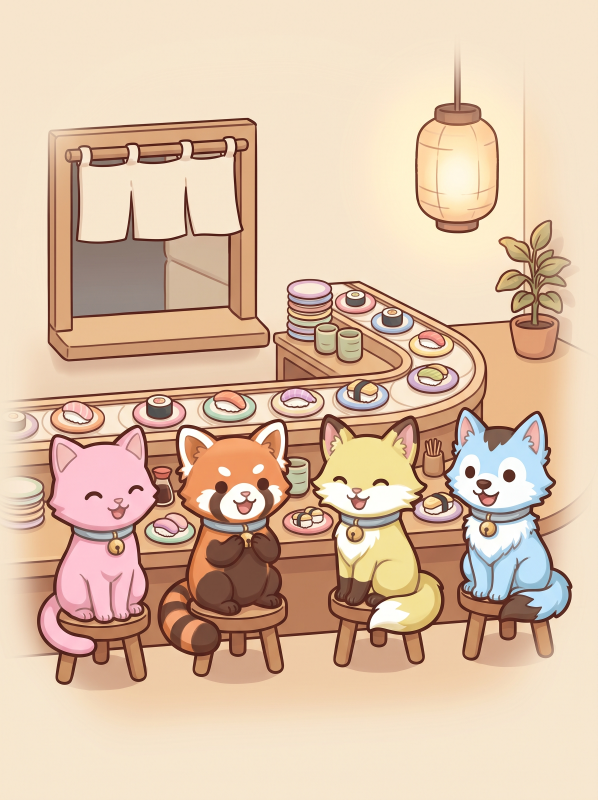
#> input picture art/raw/home/hero.jpeg, 1792 x 2400 px (shown at 1/3 size)
$ python home_art.py
#> lines starting #> are read from the running program, lines starting #| are printed output that depends on the picture
#!/usr/bin/env python3
"""Critter Café home art for the app, from the Gemini originals in art/raw/home/.

hero.jpeg -> app/src/main/res/drawable-nodpi/critter_home_hero.webp: trimmed, 1080 px wide, edges faded to
transparent so the scene blends into the home screen.
logo.jpeg -> critter_logo.png: white background removed (flood fill from the corners), trimmed, 1000 px wide.
Run from the repo root: python3 art/tools/home_art.py
"""
import sys
from pathlib import Path

import numpy as np
from PIL import Image, ImageChops, ImageDraw, ImageFilter

ROOT = Path(__file__).resolve().parents[2]
RAW = ROOT / 'art/raw/home'
OUT = ROOT / 'app/src/main/res/drawable-nodpi'


def hero():
    im = Image.open(RAW / 'hero.jpeg').convert('RGB')
#> im is the input picture: PIL image 1792x2400 RGB; mean R, G, B 221.5, 192.8, 167.5
    w0, h0 = im.size
#> w0 = 1792; h0 = 2400
    im = im.crop((0, round(h0 * 0.12), w0, round(h0 * 0.93)))  # the empty wall above the lantern, the floor below
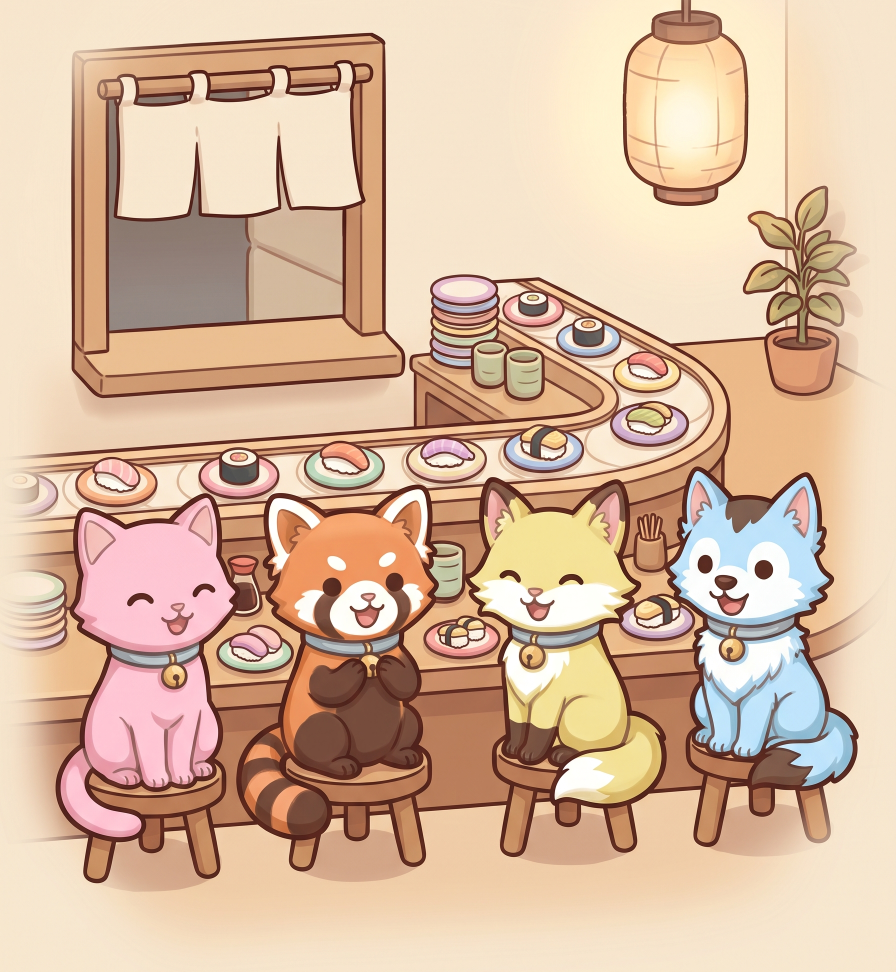
#> im: PIL image 1792x1944 RGB (shown at 1/2 size); mean R, G, B 215.5, 184.1, 158.6
    im = im.resize((1080, round(im.height * 1080 / im.width)), Image.LANCZOS)
#> im: PIL image 1080x1172 RGB
    h, w = im.height, im.width
#> h = 1172; w = 1080
    y, x = np.mgrid[0:h, 0:w]
    # oval vignette: opaque inside, fading to transparent at the edges (a squared superellipse keeps the corners soft)
    nx = (x - w / 2) / (w / 2)
    ny = (y - h / 2) / (h / 2)
    r = (nx ** 4 + ny ** 4) ** 0.25
    k = np.clip((1.0 - r) / 0.22, 0, 1)
    k = k * k * (3 - 2 * k)
    out = im.convert('RGBA')
    out.putalpha(Image.fromarray((k * 255).astype(np.uint8)))
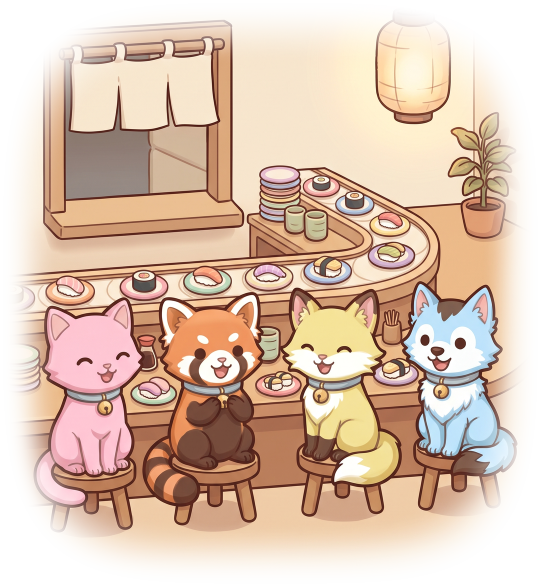
#> out: PIL image 1080x1172 RGBA (shown at 1/2 size); mean R, G, B, A 215.5, 184.1, 158.6, 187.6; transparent parts drawn white
    out.save(OUT / 'critter_home_hero.webp', quality=88, method=6)


def logo():
    src = RAW / 'logo.jpeg'
    if not src.exists():
        return
    im = Image.open(src).convert('RGB')
    r, g, b = im.split()
    mn = ImageChops.darker(ImageChops.darker(r, g), b)
    mask = Image.eval(mn, lambda v: 255 if v > 236 else 0)
    w, h = mask.size
    for pt in [(0, 0), (w - 1, 0), (0, h - 1), (w - 1, h - 1)]:
        if mask.getpixel(pt) == 255:
            ImageDraw.floodfill(mask, pt, 128)
    alpha = Image.eval(mask, lambda v: 0 if v == 128 else 255).filter(ImageFilter.GaussianBlur(1.2))
    out = im.convert('RGBA')
    out.putalpha(alpha)
    out = out.crop(out.getbbox())
    out = out.resize((1000, round(out.height * 1000 / out.width)), Image.LANCZOS)
    out.save(OUT / 'critter_logo.png', optimize=True)


if __name__ == '__main__':
    hero()
    logo()
    print('home art written', file=sys.stderr)
